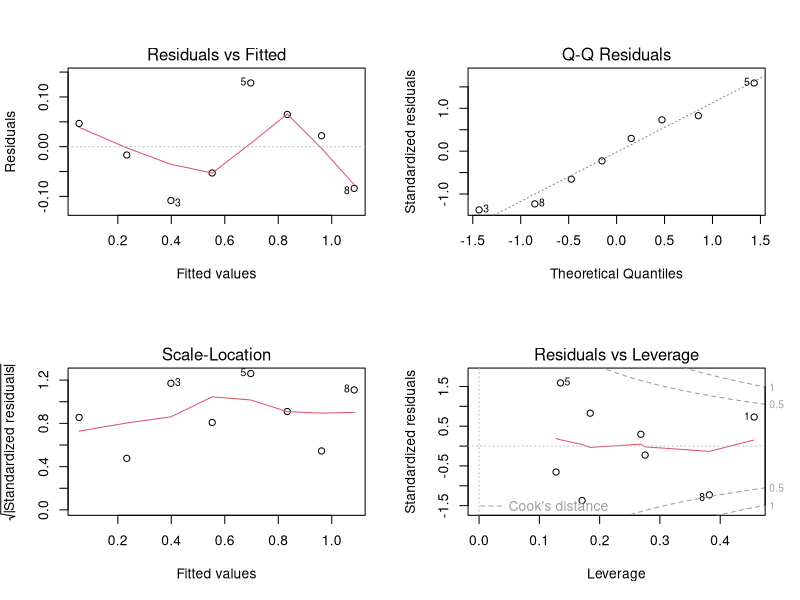
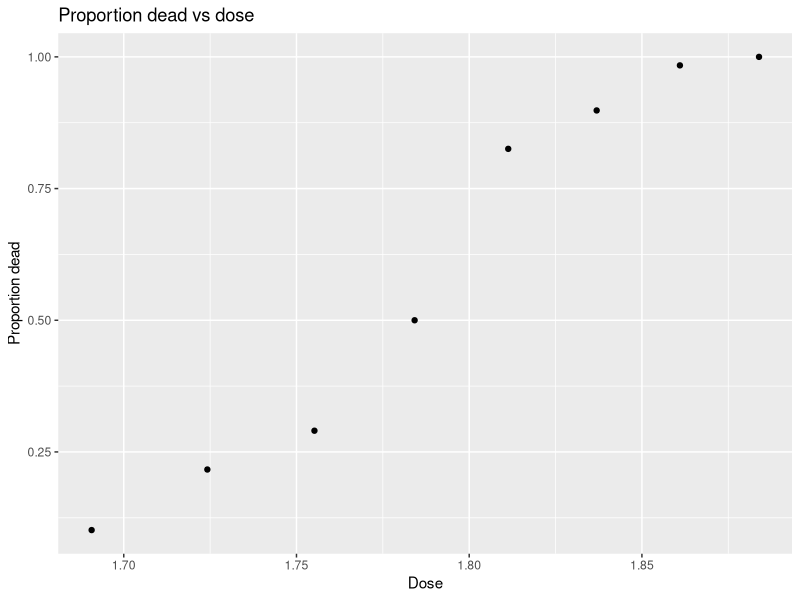
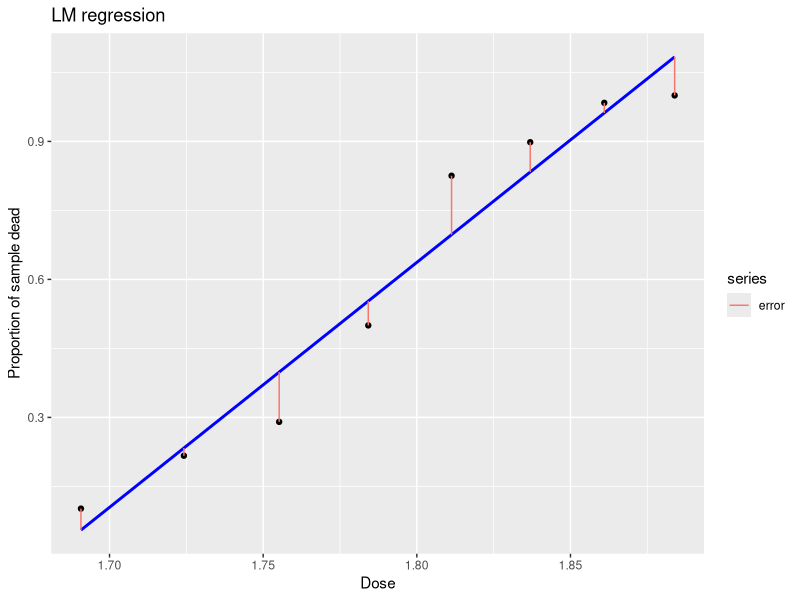
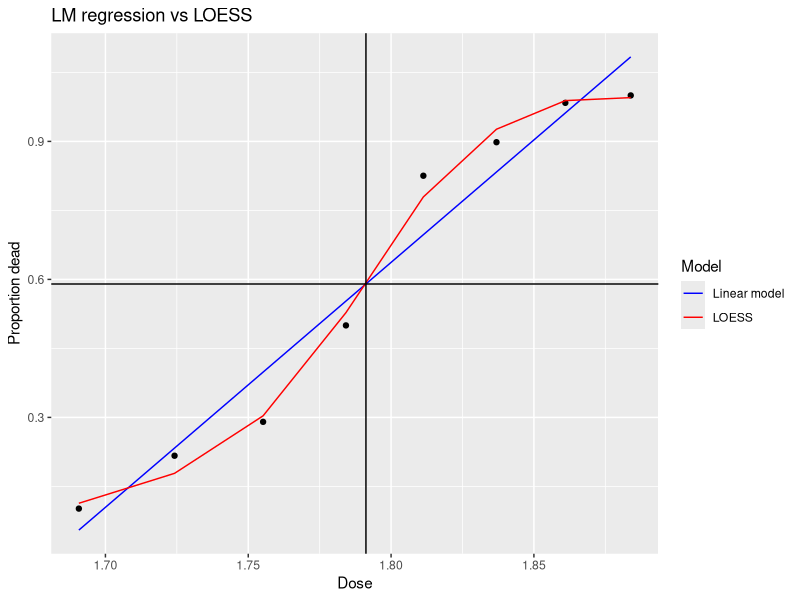
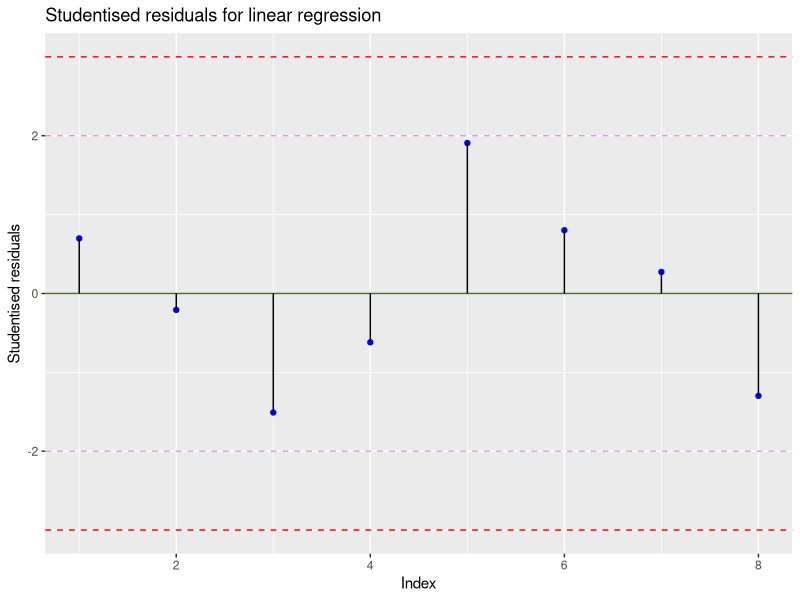
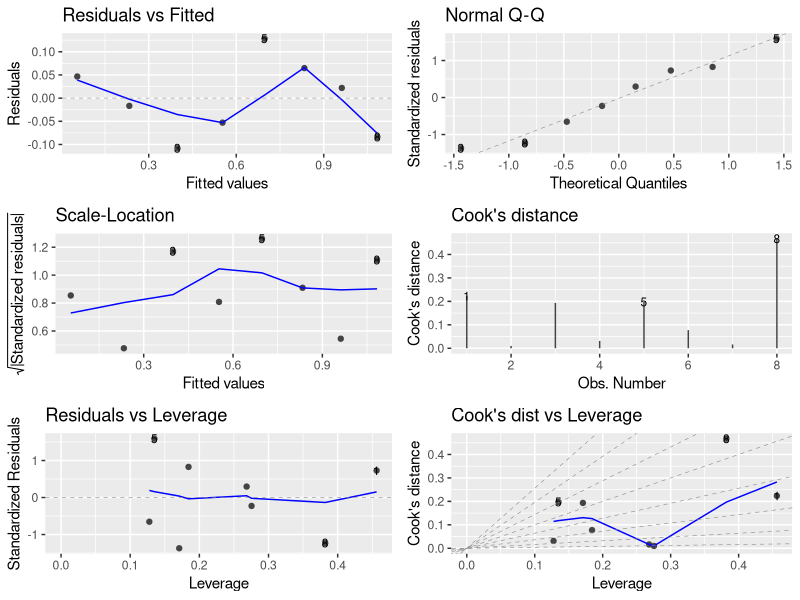
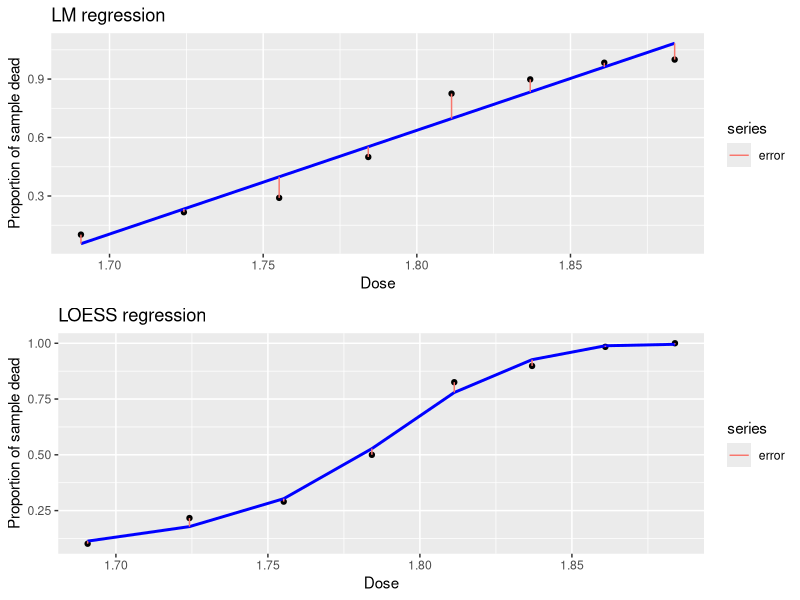
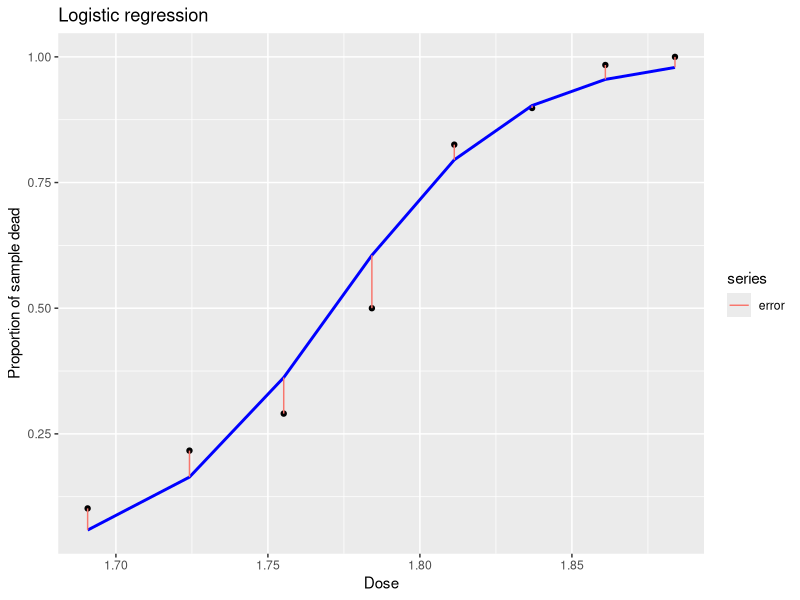

Reproduce these figures in R, in order.
#!/usr/bin/env Rscript

library(tidyverse)
library(magrittr) # install.packages("magrittr", dep = T)
library(ggfortify) # install.packages("ggfortify", dep = T)
library(reshape2) # install.packages("reshape2", dep = T)
require(lmtest) # install.packages("lmtest", dep = T)

# === Functions ================================================================

# Multiple plot function from
# http://www.cookbook-r.com/Graphs/Multiple_graphs_on_one_page_(ggplot2)/
# Allows multiple ggplot2 plots on the same image
multiplot <- function(..., plotlist=NULL, file, cols=1, layout=NULL) {
  library(grid)

  # Make a list from the ... arguments and plotlist
  plots <- c(list(...), plotlist)

  numPlots <- length(plots)

  # If layout is NULL, then use 'cols' to determine layout
  if (is.null(layout)) {
    # Make the panel
    # ncol: Number of columns of plots
    # nrow: Number of rows needed, calculated from # of cols
    layout <- matrix(seq(1, cols * ceiling(numPlots / cols)),
      ncol = cols, nrow = ceiling(numPlots / cols)
    )
  }

  if (numPlots == 1) {
    print(plots[[1]])
  } else {
    # Set up the page
    grid.newpage()
    pushViewport(viewport(layout = grid.layout(nrow(layout), ncol(layout))))

    # Make each plot, in the correct location
    for (i in 1:numPlots) {
      # Get the i,j matrix positions of the regions that contain this subplot
      matchidx <- as.data.frame(which(layout == i, arr.ind = TRUE))

      print(plots[[i]], vp = viewport(
        layout.pos.row = matchidx$row,
        layout.pos.col = matchidx$col
      ))
    }
  }
}

# Create a plot of predicted line vs actual points including error bars
plot_fitted_errors <- function(model, data, x_var, y_var,
                               title = paste(y_var, "vs", x_var),
                               x_name = x_var,
                               y_name = y_var) {
  predictions <- fitted(model)
  p <- ggplot(data = data, mapping = aes_string(x = x_var, y = y_var)) +
    geom_point() +
    geom_line(y = predictions, size = 1, colour = "blue") +
    geom_segment(aes(
      xend = data[[x_var]],
      yend = predictions,
      color = "error"
    )) +
    labs(
      title = title,
      x = x_name,
      y = y_name,
      color = "series"
    )
  return(p)
}

plot_studentised_residuals <- function(model, data, response,
                                       title = "Studentised Residuals") {

  # Inspect fitted values
  predictions <- fitted(model)
  residuals <- rstudent(model) # studentised residuals
  comp_df <- data.frame(
    actual = data[[response]],
    fitted = predictions,
    studentised_residuals = residuals,
    errors = data[[response]] - predictions,
    index = 1:nrow(data)
  )


  # Plot residuals
  ggplot(data = comp_df, aes(x = index, y = studentised_residuals)) +
    geom_point(colour = "blue") +
    geom_abline(intercept = 0, slope = 0, colour = "darkolivegreen") +
    geom_segment(xend = comp_df$index, yend = 0) +
    ylim(-3, 3) +
    labs(
      title = title,
      x = "Index",
      y = "Studentised residuals"
    ) +
    geom_hline(yintercept = c(-3, 3), linetype = 2, colour = "red") +
    geom_hline(yintercept = c(-2, 2), linetype = 8, colour = "plum")
}

# Converts string to sentence case
proper_case <- function(x) {
  paste0(toupper(substr(x, 1, 1)), tolower(substring(x, 2)))
}

# Compare the fit of two different models on the same plot
compare_fits <- function(model_1, model_2, data, response, covariate,
                         title = "Comparison of fits",
                         xlab = covariate,
                         ylab = response,
                         model_1_name = "Model_1",
                         model_2_name = "Model_2",
                         model_1_colour = "blue",
                         model_2_colour = "red") {

  # Not used, but worth remembering for the future
  if (FALSE) {
    xlab <- proper_case(covariate) %>%
      gsub("_", " ", .)

    ylab <- proper_case(response) %>%
      gsub("_", " ", .)
  }

  # Compare fits
  ggplot(data = data, mapping = aes_string(x = covariate, y = response)) +
    geom_point() +
    geom_line(aes(y = fitted(model_1), colour = model_1_name)) +
    geom_line(aes(y = fitted(model_2), colour = model_2_name)) +
    labs(
      title = title,
      x = xlab,
      y = ylab
    ) +
    scale_colour_manual(
      name = "Model",
      values = c(model_1_colour, model_2_colour)
    )
}


# === Main code ================================================================

# === Data input ===============================================================

insect_dose <- tribble(
  ~ dose, ~ num_insects, ~ num_died,
  #-----| ------------| ----------|
  1.6907,           59,          6,
  1.7242,           60,         13,
  1.7552,           62,         18,
  1.7842,           56,         28,
  1.8113,           63,         52,
  1.8369,           59,         53,
  1.8610,           62,         61,
  1.8839,           60,         60
)

# Add proportion variable and number of insects that are alive (could use
# num_insects as weights instead)
insect_dose %<>%
  mutate(
    prop_dead = num_died / num_insects,
    num_alive = num_insects - num_died
  )

# === Linear regression ========================================================
# Build model
prop_lm <- lm(prop_dead ~ dose, data = insect_dose)

# Inspect model
# Ugh, does not look good
par(mfrow = c(2, 2))
plot(prop_lm)
par(mfrow = c(1, 1))

ggplot(data = insect_dose, mapping = aes(x = dose, y = prop_dead)) +
  geom_point() +
  labs(
    title = "Proportion dead vs dose",
    x = "Dose",
    y = "Proportion dead"
  )

# Plot fiited values versus actual
p_lm <- plot_fitted_errors(prop_lm, insect_dose, "dose", "prop_dead",
  title = "LM regression",
  x_name = "Dose",
  y_name = "Proportion of sample dead"
)

p_lm

# Compare to Local Polynomial Regression
# (overfitting, but should give better idea of ideal curve)
loess_mod <- loess(prop_dead ~ dose, data = insect_dose)

p_loess <- plot_fitted_errors(loess_mod, insect_dose, "dose", "prop_dead",
  title = "LOESS regression",
  x_name = "Dose",
  y_name = "Proportion of sample dead"
)

# Compare LM and LOESS fits
p_comp <- compare_fits(prop_lm, loess_mod, insect_dose, "prop_dead", "dose",
  title = "LM regression vs LOESS",
  xlab = "Dose",
  ylab = "Proportion dead",
  model_1_name = "Linear model",
  model_2_name = "LOESS"
)

p_comp +
  geom_abline(intercept = 0.59, slope = 0) +
  geom_vline(xintercept = 1.7912)

# Inspect studentised residuals
plot_studentised_residuals(prop_lm, insect_dose, "prop_dead",
  title = "Studentised residuals for linear regression"
)

# Diagnostic plots
autoplot(prop_lm, which = 1:6, label.size = 3)

# Compare plots; LOESS reveals sigmoidal relationship
# Logistic regression or Cloglog or Probit then
multiplot(p_lm, p_loess, cols = 1)

# === Logistic Regression ======================================================

# Build a logistic regression model
prop_log_reg <- glm(cbind(num_died, num_alive) ~ dose,
  family = binomial,
  data = insect_dose
)

summary(prop_log_reg)

# Graph of fit including errors
p_log_reg <- plot_fitted_errors(prop_log_reg, insect_dose, "dose", "prop_dead",
  title = "Logistic regression",
  x_name = "Dose",
  y_name = "Proportion of sample dead"
)

p_log_reg

# Compare LM and logistic fits
p_comp_lm_lr <- compare_fits(prop_lm,
  prop_log_reg,
  insect_dose,
  "prop_dead",
  "dose",
  title = "LM regression vs logistic regression",
  xlab = "Dose",
  ylab = "Proportion dead",
  model_1_name = "Linear model",
  model_2_name = "Logistic regression"
)

p_comp_lm_lr

# Inspect studentised residuals
plot_studentised_residuals(prop_log_reg, insect_dose, "prop_dead",
  title = "Studentised residuals for logistic regression"
)

# Diagnostic plots
autoplot(prop_log_reg, which = 1:6, label.size = 3)

# Compare plot with LOESS regression and LM
multiplot(p_log_reg, p_loess)
multiplot(p_log_reg, p_lm)

par(mfrow = c(3, 2))
plot(prop_log_reg, which = 1:6)
par(mfrow = c(1, 1))
plot(prop_log_reg, which = 1)

# Inspect residuals and deviance
prop_log_reg$residuals
prop_log_reg$deviance

# Put fitted values in table with actual data
comparison_table <- data.frame(
  Actual = insect_dose$prop_dead,
  L.R.predicted = fitted(prop_log_reg)
)

# === Cloglog Regression =======================================================

# Try a different link function (with heavier tails)
cloglog_model <- glm(cbind(num_died, num_alive) ~ dose,
  family = binomial(link = "cloglog"),
  data = insect_dose
)

p_cloglog <- plot_fitted_errors(cloglog_model, insect_dose, "dose", "prop_dead",
  title = "Cloglog regression",
  x_name = "Dose",
  y_name = "Proportion of sample dead"
)

# compare with logistic regression
multiplot(p_log_reg, p_cloglog)

# Compare logistic and cloglog fits
p_comp_lr_cll <- compare_fits(prop_log_reg,
  cloglog_model,
  insect_dose,
  "prop_dead",
  "dose",
  title = "Logistic regression vs cloglog regression",
  xlab = "Dose",
  ylab = "Proportion dead",
  model_1_name = "Logistic regression",
  model_2_name = "Cloglog regression"
)

p_comp_lr_cll

# Inspect studentised residuals
plot_studentised_residuals(cloglog_model, insect_dose, "prop_dead",
  title = "Studentised residuals for cloglog regression"
)

# Diagnostic plots
autoplot(cloglog_model, which = 1:6, label.size = 3)

# === Comparison binomial models ===============================================

# Deviance comparison
anova(prop_log_reg, cloglog_model, test = "Chisq")
summary(prop_log_reg)
summary(cloglog_model)
# Cloglog has less residual deviance and they have common df

# add to table of predictions
comparison_table$Cloglog.predicted <- fitted(cloglog_model)

# add error variables for each model
comparison_table %<>%
  mutate(
    L.R.errors = Actual - L.R.predicted,
    Cloglog.errors = Actual - Cloglog.predicted,
    Index = rownames(.)
  ) %>%
  as.tibble()

# Compare summary of Logistic regression errors with Cloglog errors
summary(comparison_table)

# Compare errors
ggplot(data = comparison_table) +
  geom_density(aes(x = L.R.errors), fill = "grey") +
  geom_density(aes(x = Cloglog.errors), fill = "red")

# Convert the comparison table to long data for plotting purposes
smaller_table <- comparison_table %>%
  dplyr::select(Actual, L.R.errors, Cloglog.errors) %>%
  melt(id = c("Actual")) %>%
  rename(Model = variable, Error = value) %>%
  mutate(Model = as.character(Model)) %>%
  as.tibble() %>%
  mutate(
    Model = replace(Model, Model == "L.R.errors", "Logistic"),
    Model = replace(Model, Model == "Cloglog.errors", "Cloglog")
  )

summary(smaller_table)

# Plot the densities of the errors for the binomial models
ggplot(data = smaller_table) +
  geom_density(aes(x = Error, colour = Model)) +
  geom_vline(xintercept = 0, lty = 2) +
  xlim(-0.15, 0.15) +
  labs(
    title = "Distribution of errors for binomial models",
    x = "Error",
    y = "Density"
  )

# === Multivariate model =======================================================

insect_dose %<>% mutate(dose_quad = dose * dose)

# Build multivariate model
prop_log_reg_multi <- glm(cbind(num_died, num_alive) ~ dose + dose_quad,
  data = insect_dose,
  family = binomial(link = "logit")
)

# Likelihood ratio test
lrtest(prop_log_reg, prop_log_reg_multi) # p = 0.51 => retain simpler model
anova(prop_log_reg, prop_log_reg_multi, test = "Chisq")

# Compare non-nested models (use AIC)
AIC(cloglog_model, prop_log_reg, prop_log_reg_multi) # Cloglog wins

cloglog_model_multi <- update(
  cloglog_model,
  cbind(num_died, num_alive) ~ dose + dose_quad
)

AIC(cloglog_model, cloglog_model_multi, prop_log_reg, prop_log_reg_multi)
cloglog_model$deviance
cloglog_model_multi$deviance

# Update the comparison table
multi_comp_table <- data.frame(
  Actual = insect_dose$prop_dead,
  Error = insect_dose$prop_dead - fitted(prop_log_reg_multi),
  Model = "Logistic multivariate"
)

smaller_table %<>% bind_rows(multi_comp_table)

# Plot the densities of the errors for the binomial models
ggplot(data = smaller_table) +
  geom_density(aes(x = Error, colour = Model)) +
  geom_vline(xintercept = 0, lty = 2) +
  xlim(-0.15, 0.15) +
  labs(
    title = "Distribution of errors for binomial models",
    x = "Error",
    y = "Density"
  )


# Let's look at MSE
model_MSE <- smaller_table %>%
  group_by(Model) %>%
  summarise(MSE = mean(Error))


# === Compare models outside given range =======================================

# Compare models across extended range
range_check <- data.frame(dose = seq(1.55, 1.95, 0.001))
predicted_lm <- predict(prop_lm, range_check)
predicted_logistic <- predict(prop_log_reg, range_check, type = "response")
predicted_cloglog <- predict(cloglog_model, range_check, type = "response")

model_comparison_df <- data.frame(
  dose = range_check,
  Linear.Model = predicted_lm,
  Logistic.Model = predicted_logistic,
  Cloglog.Model = predicted_cloglog
) %>%
  melt(id = c("dose")) %>%
  rename(Model = variable, Predicted = value) %>%
  mutate(Model = as.character(Model)) %>%
  as.tibble()

# Compare LM fit across a greater range
ggplot(data = model_comparison_df, mapping = aes(x = dose)) +
  geom_point(aes(y = Predicted, colour = Model), size = 0.5) +
  geom_hline(yintercept = 0.0, lty = 2) +
  geom_hline(yintercept = 1.0, lty = 2) +
  labs(
    title = "Model comparison across greater range",
    x = "Dose",
    y = "Proportion dead"
  )
